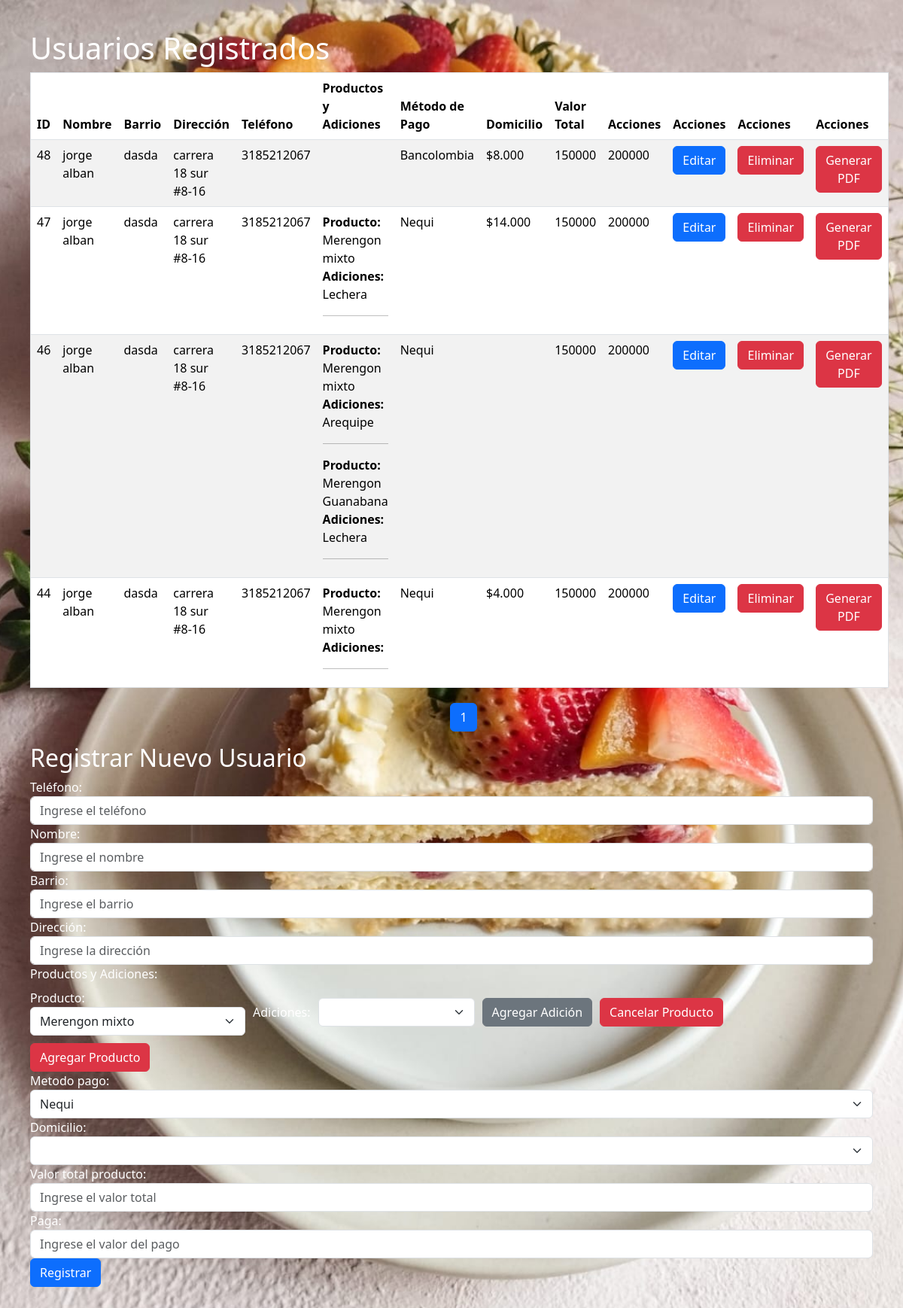
The page / on the database its author committed.
### tables this page shows
CREATE TABLE `clientes` (
  `id` int(11) NOT NULL,
  `nombre` varchar(100) NOT NULL,
  `barrio` varchar(100) NOT NULL,
  `direccion` varchar(255) NOT NULL,
  `telefono` varchar(20) NOT NULL,
  `producto` varchar(100) NOT NULL,
  `cantidad` varchar(100) NOT NULL,
  `metodopago` varchar(100) NOT NULL,
  `domicilio` varchar(100) NOT NULL,
  `valortotal` varchar(100) NOT NULL,
  `cambio` varchar(100) NOT NULL
);

CREATE TABLE `productos` (
  `id` int(11) NOT NULL,
  `usuario_id` int(11) NOT NULL,
  `nombre_producto` varchar(255) NOT NULL
);

### index.php (the view, shortened to what this page needs)
<?php
include('conexion.php');
include('header.php');
$page = isset($_GET['page']) ? (int)$_GET['page'] : 1;
$usuariosPorPagina = 4;
$offset = ($page - 1) * $usuariosPorPagina;
$totalUsuariosQuery = "SELECT COUNT(*) AS total FROM clientes";
$totalUsuariosResult = $conexion->query($totalUsuariosQuery);
$totalUsuariosRow = $totalUsuariosResult->fetch_assoc();
$totalUsuarios = $totalUsuariosRow['total'];
$totalPaginas = ceil($totalUsuarios / $usuariosPorPagina);
$sql = "SELECT * FROM clientes ORDER BY id DESC LIMIT $usuariosPorPagina OFFSET $offset";
$result = $conexion->query($sql);
?>
<!DOCTYPE html>
<html lang="en">
<head>
    <link rel="stylesheet" href="style.css">
</head>
<body style="background-image: url('images/chantilly.jpg');
    background-position: center center;
    background-repeat: no-repeat;
    background-size: cover;
    background-attachment: fixed;
    padding:40px;">
<h1>Usuarios Registrados</h1>
<table border="1" class="table table-striped">
    <thead>
        <tr>
            <th>ID</th>
            <th>Nombre</th>
            <th>Barrio</th>
            <th>Dirección</th>
            <th>Teléfono</th>
            <th>Productos y Adiciones</th>
            <th>Método de Pago</th>
            <th>Domicilio</th>
            <th>Valor Total</th>
            <th>Acciones</th>
            <th>Acciones</th>
            <th>Acciones</th>
            <th>Acciones</th>
        </tr>
    </thead>
    <tbody>
        <?php while ($usuario = $result->fetch_assoc()): ?>
            <tr>
                <td><?= $usuario['id'] ?></td>
                <td><?= $usuario['nombre'] ?></td>
                <td><?= $usuario['barrio'] ?></td>
                <td><?= $usuario['direccion'] ?></td>
                <td><?= $usuario['telefono'] ?></td>
                <td>
                    <?php
                    $usuario_id = $usuario['id'];
                    $sql_productos = "SELECT * FROM productos WHERE usuario_id = $usuario_id";
                    $result_productos = $conexion->query($sql_productos);
                    while ($producto = $result_productos->fetch_assoc()) {
                        echo "<strong>Producto:</strong> " . $producto['nombre_producto'] . "<br>";
                        $producto_id = $producto['id'];
                        $sql_adiciones = "SELECT * FROM adiciones WHERE producto_id = $producto_id";
                        $result_adiciones = $conexion->query($sql_adiciones);
                        if ($result_adiciones->num_rows > 0) {
                            echo "<strong>Adiciones:</strong> ";
                            $adiciones = [];
                            while ($adicion = $result_adiciones->fetch_assoc()) {
                                $adiciones[] = $adicion['nombre_adicion'];
                            }
                            echo implode(", ", $adiciones) . "<br>";
                        } else {
                            echo "<strong>Adiciones:</strong> Ninguna<br>";
                        }
                        echo "<hr>";
                    }
                    ?>
                </td>
                <td><?= $usuario['metodopago'] ?></td>
                <td><?= $usuario['domicilio'] ?></td>
                <td><?= $usuario['valortotal'] ?></td>
                <td><?= $usuario['cambio'] ?></td>
                <td>
                    <a href="editar_usuario.php?id=<?= $usuario['id'] ?>" class="btn btn-primary">Editar</a>
                </td>
                <td>
                    <a href="eliminar_usuario.php?id=<?= $usuario['id'] ?>"
                       onclick="return confirm('¿Estás seguro de eliminar este usuario?');"
                       class="btn btn-danger">Eliminar</a>
                </td>
                <td>
                    <a href="generar_pdf.php?id=<?= $usuario['id'] ?>" target="_blank" class="btn btn-danger">Generar PDF</a>
                </td>
            </tr>
        <?php endwhile; ?>
    </tbody>
</table>
<div style="margin-top: 20px;">
    <ul style="list-style: none; display: flex; gap: 10px; justify-content: center;">
        <?php for ($i = 1; $i <= $totalPaginas; $i++): ?>
            <li>
                <a href="?page=<?= $i ?>" class="btn <?= $i == $page ? 'btn-primary' : 'btn-secondary' ?>">
                    <?= $i ?>
                </a>
            </li>
        <?php endfor; ?>
    </ul>
</div>
<h2>Registrar Nuevo Usuario</h2>
<form action="insertar.php" method="POST">
    <div class="form-group">
        <label for="telefono">Teléfono:</label>
        <input type="text" class="form-control" id="telefono" name="telefono" placeholder="Ingrese el teléfono" required>
    </div>
    <div class="form-group">
        <label for="nombre">Nombre:</label>
        <input type="text" class="form-control" id="nombre" name="nombre" placeholder="Ingrese el nombre" required>
    </div>
    <div class="form-group">
        <label for="barrio">Barrio:</label>
        <input type="text" class="form-control" id="barrio" name="barrio" placeholder="Ingrese el barrio" required>
    </div>
    <div class="form-group">
        <label for="direccion">Dirección:</label>
        <input type="text" class="form-control" id="direccion" name="direccion" placeholder="Ingrese la dirección" required>
    </div>
    <div id="productos">
    <label for="productos" class="form-label">Productos y Adiciones:</label>
    <div class="producto" style="display: flex; gap: 10px; align-items: center; flex-wrap: wrap;">
        <div>
            <label>Producto:</label>
            <select class="form-select" name="productos[]" required>
                <option value="Merengon mixto">Merengon mixto</option>
            </select>
        </div>
        <div class="adiciones" style="display: flex; gap: 10px; align-items: center;">
            <label>Adiciones:</label>
            <select class="form-select" name="adiciones[0][]" >
                 <option value=""></option>
                <option value="Arequipe">Arequipe</option>
            </select>
        </div>
        <button type="button" class="btn btn-secondary" onclick="agregarAdicion(this)">Agregar Adición</button>
        <button type="button" class="btn btn-danger" onclick="eliminarProducto(this)">Cancelar Producto</button>
    </div>
</div>
<div style="display: flex; gap: 10px; margin-top: 10px;">
    <button type="button" class="btn btn-danger" onclick="agregarProducto()">Agregar Producto</button>
</div>
    <div class="form-group">
        <label for="metodopago">Metodo pago:</label>
        <select class="form-select" id="sel1" name="metodopago">
        <option>Nequi</option>
    </select>
    </div>
    <div class="form-group">
        <label for="direccion">Domicilio:</label>
        <select class="form-select" id="sel1" name="domicilio">
        <option></option>
        <option>$4.000</option>
                </select>
    </div>
    <div class="form-group">
        <label for="direccion">Valor total producto:</label>
        <input type="text" class="form-control" id="domicilio" name="valortotal" placeholder="Ingrese el valor total " required>
    </div>
    <div class="form-group">
        <label for="direccion">Paga:</label>
        <input type="text" class="form-control" id="cambio" name="cambio" placeholder="Ingrese el valor del pago " required>
    </div>
    <button type="submit" class="btn btn-primary">Registrar</button>
</form>
</body>
</html>

### css/Style.css (style rules this page uses)
body { color:#ffffff; padding: 20px; }
.form-control { width: 200´px; }
.producto { display: flex; gap: 15px; align-items: center; margin-bottom: 10px; flex-wrap: wrap; }
.adiciones { display: flex; gap: 10px; align-items: center; }
select { width: 200px; }
button { height: fit-content; }

### rows shown on the page
clientes: id "48", nombre "jorge alban", barrio "dasda", direccion "carrera 18 sur #8-16", telefono "3185212067", metodopago "Bancolombia", domicilio "$8.000", valortotal "150000", cambio "200000"
clientes: id "47", nombre "jorge alban", barrio "dasda", direccion "carrera 18 sur #8-16", telefono "3185212067", metodopago "Nequi", domicilio "$14.000", valortotal "150000", cambio "200000"
productos: nombre_producto "Merengon mixto", adiciones "Lechera"
clientes: id "46", nombre "jorge alban", barrio "dasda", direccion "carrera 18 sur #8-16", telefono "3185212067", metodopago "Nequi", valortotal "150000", cambio "200000"
productos: nombre_producto "Merengon mixto", adiciones "Arequipe"
productos: nombre_producto "Merengon Guanabana", adiciones "Lechera"
clientes: id "44", nombre "jorge alban", barrio "dasda", direccion "carrera 18 sur #8-16", telefono "3185212067", metodopago "Nequi", domicilio "$4.000", valortotal "150000", cambio "200000"
productos: nombre_producto "Merengon mixto"
